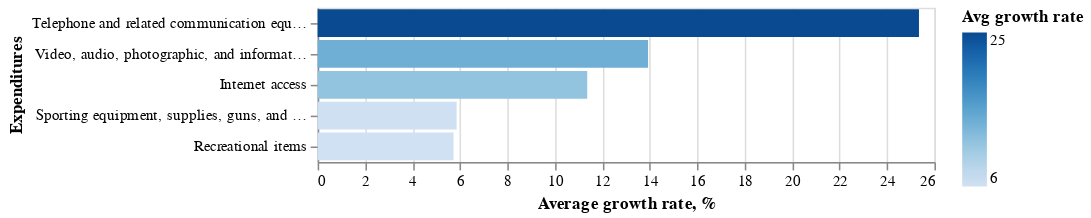

Source (notebook cell):
### Markdown cell above
##### Посчитаем средний темп прироста по всем компонентам потребления
##### Ниже Вы можете увидеть те части потребления, расходы на которые росли в среднем больше всего

### Code cell
array = (1 + np.diff(df1) / np.delete(np.array(df1), 18, axis=1)) * 100
df2 = pd.DataFrame(gmean(array, axis=1), index=list(df['Goods']), columns=['Avg growth rate'])
df_sorted = df2.sort_values(by=['Avg growth rate'], ascending=False)
df_sorted['Avg growth rate'] = df_sorted['Avg growth rate'] - 100
df3 = df_sorted.head(5).reset_index()
df3 = df3.merge(df, how='left', left_on='index', right_on='Goods')
df4 = df_sorted.tail(5).reset_index()
df4 = df4.merge(df, how='left', left_on='index', right_on='Goods')

alt.Chart(df3).mark_bar().encode(
alt.X("Avg growth rate", title="Average growth rate, %"),
alt.Y("index", title='Expenditures', sort='-x'),
color='Avg growth rate', tooltip='Goods')

### Figure 1 — Vega-Lite specification as saved in the notebook (floating-point values rounded to 4 significant figures)
{"config": {"view": {"continuousWidth": 400, "continuousHeight": 300}}, "data": {"name": "data-c26003120420ab5e0fc57506ce6bb6f1"}, "mark": "bar", "encoding": {"color": {"field": "Avg growth rate", "type": "quantitative"}, "tooltip": {"field": "Goods", "type": "nominal"}, "x": {"field": "Avg growth rate", "title": "Average growth rate, %", "type": "quantitative"}, "y": {"field": "index", "sort": "-x", "title": "Expenditures", "type": "nominal"}}, "$schema": "https://vega.github.io/schema/vega-lite/v4.17.0.json", "datasets": {"data-c26003120420ab5e0fc57506ce6bb6f1": [{"index": "Telephone and related communication equipment", "Avg growth rate": 25.35, "Goods": "Telephone and related communication equipment", "2002": 1596, "2003": 2312, "2004": 3065, "2005": 3722, "2006": 5435, "2007": 7481, "2008": 9327, "2009": 11709, "2010": 14766, "2011": 16769, "2012": 22155, "2013": 28678, "2014": 41416, "2015": 53860, "2016": 63860, "2017": 76723, "2018": 84335, "2019": 96016, "2020": 93135}, {"index": "Video, audio, photographic, and information processing equipment and media ", "Avg growth rate": 13.93, "Goods": "Video, audio, photographic, and information processing equipment and media ", "2002": 47694, "2003": 56425, "2004": 69008, "2005": 83659, "2006": 100963, "2007": 120101, "2008": 130138, "2009": 134085, "2010": 151239, "2011": 171283, "2012": 190423, "2013": 210113, "2014": 228227, "2015": 239792, "2016": 267193, "2017": 302487, "2018": 347966, "2019": 413726, "2020": 498721}, {"index": "Internet access ", "Avg growth rate": 11.36, "Goods": "Internet access ", "2002": 10883, "2003": 13093, "2004": 14877, "2005": 15239, "2006": 18092, "2007": 28392, "2008": 33457, "2009": 36129, "2010": 40196, "2011": 45558, "2012": 51307, "2013": 54976, "2014": 60177, "2015": 64353, "2016": 70323, "2017": 72413, "2018": 72539, "2019": 73641, "2020": 75532}, {"index": "Sporting equipment, supplies, guns, and ammunition ", "Avg growth rate": 5.857, "Goods": "Sporting equipment, supplies, guns, and ammunition ", "2002": 38786, "2003": 40923, "2004": 44155, "2005": 47280, "2006": 51119, "2007": 52763, "2008": 51449, "2009": 47728, "2010": 49719, "2011": 54137, "2012": 57478, "2013": 61614, "2014": 64936, "2015": 71724, "2016": 76978, "2017": 78094, "2018": 84994, "2019": 90957, "2020": 108051}, {"index": "Recreational items ", "Avg growth rate": 5.727, "Goods": "Recreational items ", "2002": 87798, "2003": 92791, "2004": 97888, "2005": 107118, "2006": 113762, "2007": 119755, "2008": 120807, "2009": 118525, "2010": 126547, "2011": 132976, "2012": 140126, "2013": 147702, "2014": 158962, "2015": 170758, "2016": 182361, "2017": 193900, "2018": 205762, "2019": 217056, "2020": 239253}]}}
